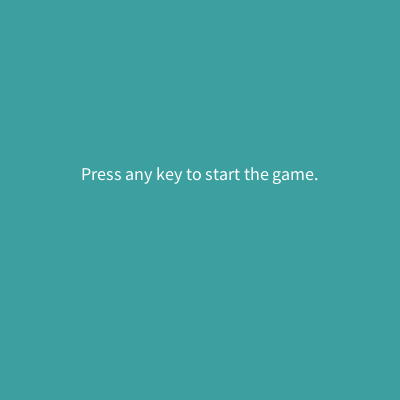
Frame 1 (no input)
Frame 60 (the mouse pressed at the canvas centre just before this capture): identical to frame 1, image omitted
Frame 120 (the mouse held since frame 60 and released just before this capture): identical to frame 1, image omitted

The Processing sketch that drew this single still picture (run headless with seeded random() and noise(); from frame 60 on, the mouse is pressed at the canvas centre):

// Processing sketch: processing_93543
// ── processing_93543.pde

//Homework 7
//Sabrina Li
//Copyright Sabrina Li March 2013 Pittsburgh, PA

float tx, ty, td, txSpeed, tySpeed;
float cx, cy, cd, cxSpeed, cySpeed;
int gamePhase;
int startTime, gameTime;
int count;

void setup() {
  size(400, 400);
  textSize(18);
  textAlign(CENTER);
  smooth();
  noStroke();
  tx = random(width);
  ty = random(height);
  td = 50;
  txSpeed = random(6, 8);
  tySpeed = random(3, 5);
  
  cx = random(width);
  cy = random(height);
  cxSpeed = 1;
  cySpeed = 1;
  
  gamePhase = 0;
  startTime = 0;
  gameTime = 30000;
  count = 0;
}

void draw() {
  background(60, 160, 160);
  if (gamePhase == 0) {
    showInstructions();
  } else if (gamePhase == 1) {
    playGame();
  } else {
    score();
  }
}

void showInstructions() {
   text("Press any key to start the game.", width/2, 180);
}

void keyPressed() {
   if (gamePhase == 0) {
     gamePhase = 1;
     startTime = millis( );
   };
}

void playGame() {
  drawTarget(tx, ty, td);
  moveTarget();
  drawCross();
  moveCross();
  checkCollision();
  displayScore();
  displayTime();
}
  
void drawTarget(float x, float y, float d) {
  noStroke();
  fill(255);
  ellipse(tx, ty, td, td);
  fill(60);
  ellipse(tx, ty, td*.75, td*.75);
  fill(255);
  ellipse(tx, ty, td/2, td/2);
  fill(60, 160, 160);
  ellipse(tx, ty, td/4, td/4);
}

void moveTarget() {
  tx += txSpeed;
  ty += tySpeed;
  if (tx > width) {
    txSpeed = -txSpeed;
  } else if (tx < 0) {
    txSpeed = -txSpeed;
  };
  if (ty > height) {
    tySpeed = -tySpeed;
  } else if (ty < 0) {
    tySpeed = -tySpeed;
  }
}

void drawCross() {
  stroke(255, 0, 0);
  strokeWeight(2);
  line(cx-width/60, cy-width/60, cx+width/60, cy+width/60);
  line(cx-width/60, cy+width/60, cx+width/60, cy-width/60);
  if (mouseX <= 0 || mouseX >= width || mouseY <= 0 || mouseY >= height) {
    count = 0;
  }
}

void moveCross() {
  cx += cxSpeed;
  cy += cySpeed;
  if (cx > width) {
    cx = 0;
    count = 0;
  } else if (cx < 0) {
    cx = width;
    count = 0;
  };
  if (cy > height) {
    cy = 0;
    count = 0;
  } else if (cy < 0) {
    cy = height;
    count = 0;
  }
}

void mouseDragged() { //from class notes 7
  if (mouseX > pmouseX) {
    cxSpeed += .25;
  } else if (mouseX < pmouseX) {
    cxSpeed -= .25; 
  };
  if (mouseY > pmouseY) {
    cySpeed += .25;
  } else if (mouseY < pmouseY) {
    cySpeed -= .25; 
  };
}
  

void checkCollision() {
  float distance = dist(tx, ty, cx, cy);
  if (distance < td/2) {
    count++;
    background(255);
    tx = random(width);
    ty = random(height);
    td = 50;
    txSpeed = random(6, 8);
    tySpeed = random(3, 5);
  };
}

void displayScore() {
  fill(255);
  text("Hits: " + count, width/2, height*.9);
}

void displayTime() {
  fill(255);
  text("Time Played of " + gameTime/1000 + ": " + (millis()/1000), width/2, height*.8);
  if (millis() > gameTime) {
    gamePhase = 2;
  }
}

void score() {
  fill(255);
  text("Game Over", width/2, height*.2);
  if (count == 1) {
    text("You made " + count + " hit.", width/2, height*.3);
  } else {
    text("You made " + count + " hits.", width/2, height*.3);
  };
}
